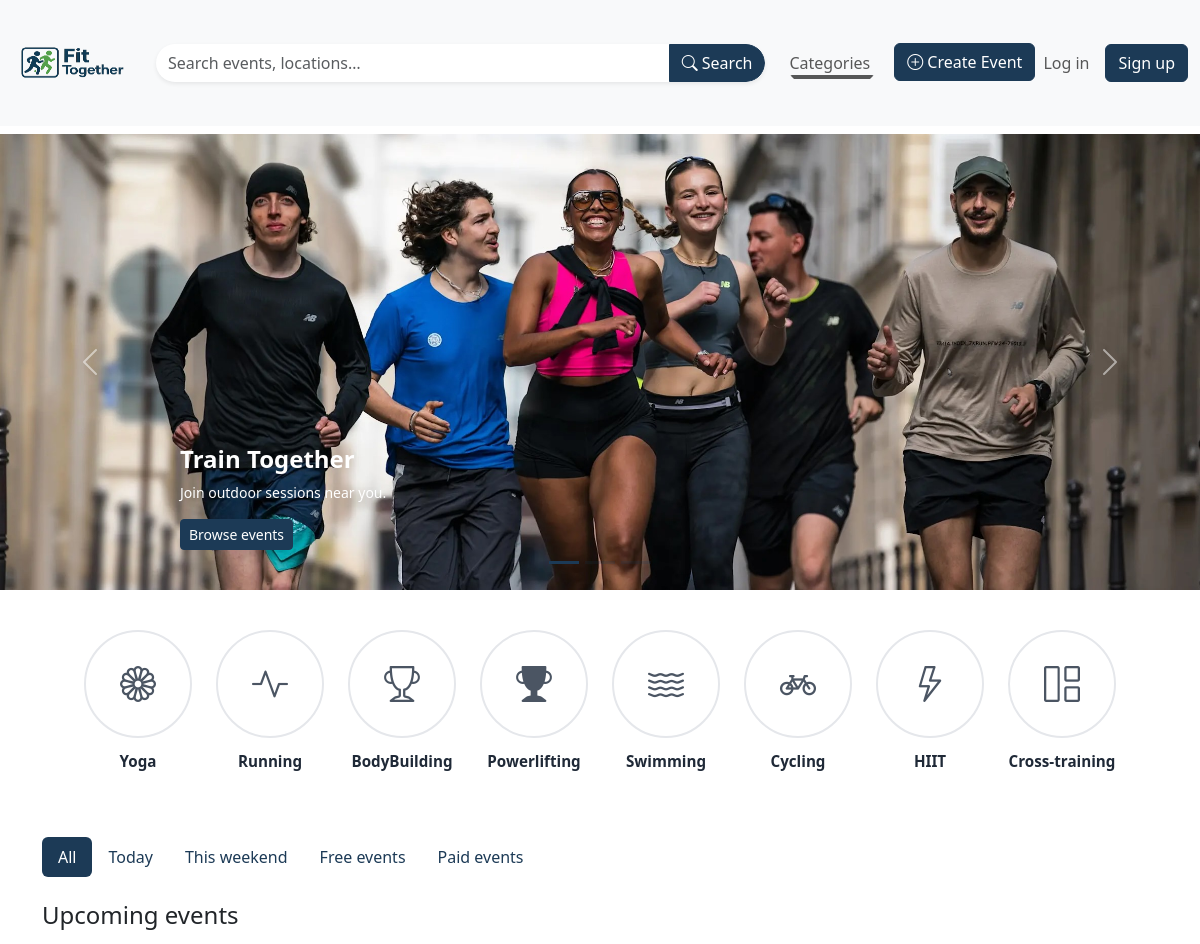
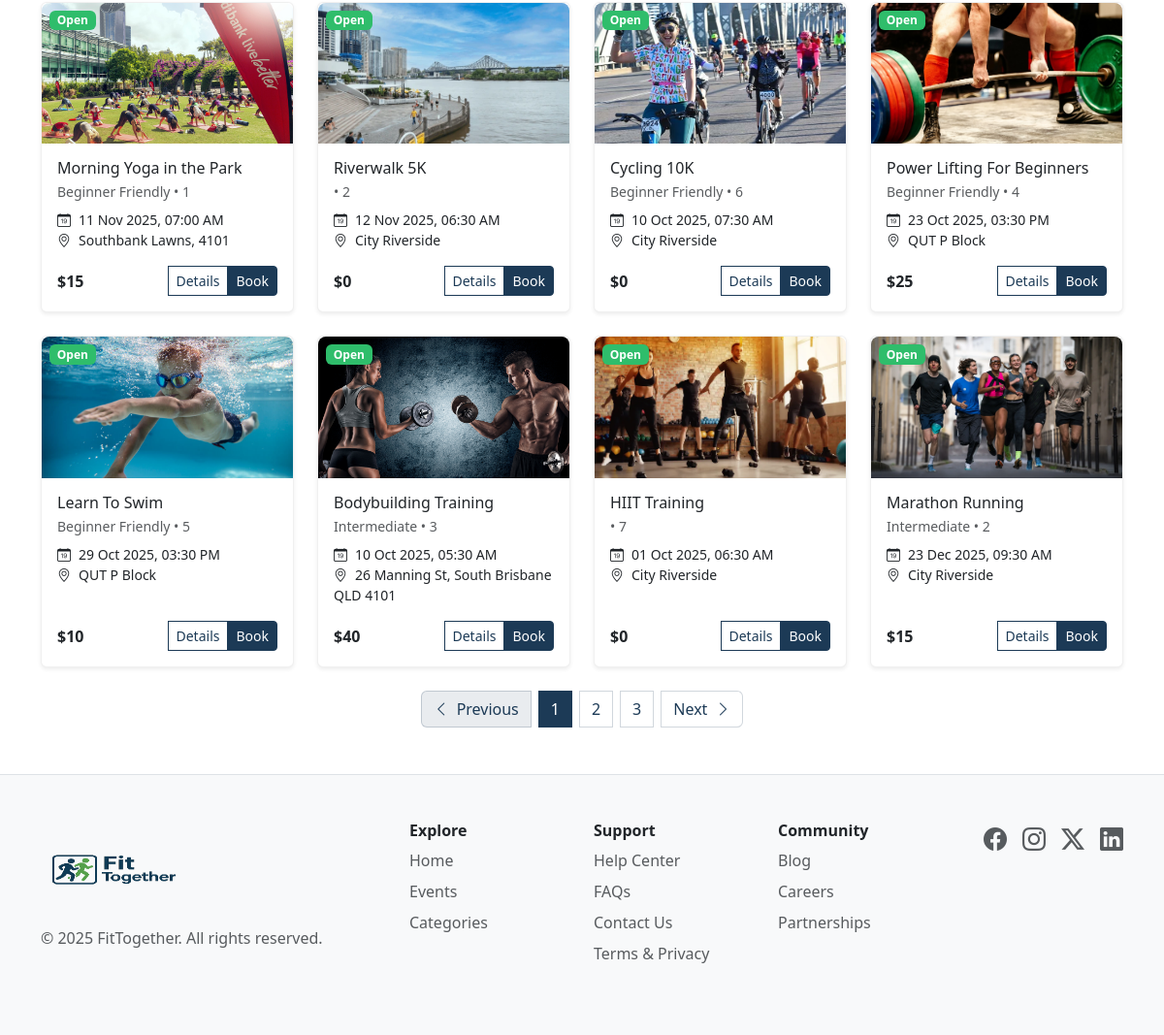
The page / on the database its author committed (2 pictures, top to bottom).
### website/models.py (models this page shows, shortened)
class Category(db.Model):
    __tablename__ = 'categories'
    id = db.Column(db.Integer, primary_key=True)
    name = db.Column(db.String(100), nullable=False)
    description = db.Column(db.String(400), nullable=False)
    icon = db.Column(db.String(400), nullable=False)

class Event(db.Model):
    __tablename__ = 'events'
    id = db.Column(db.Integer, primary_key=True)
    title = db.Column(db.String(80), nullable=False)
    category_id = db.Column(db.Integer, db.ForeignKey('categories.id'), nullable=False)
    experience_level = db.Column(db.String(50), nullable=True)
    description = db.Column(db.Text, nullable=False)
    start_time = db.Column(db.DateTime, nullable=False)
    end_time = db.Column(db.DateTime, nullable=False)
    location = db.Column(db.String(255), nullable=False)
    venue_details = db.Column(db.Text)
    ticket_price = db.Column(db.Integer, default=0)
    number_of_tickets = db.Column(db.Integer, nullable=False)
    organiser_id = db.Column(db.Integer, db.ForeignKey('users.id'))
    created_at = db.Column(db.DateTime, default=datetime.utcnow)
    images = db.Column(db.String(1000))
    reviews = db.relationship('Review', backref='events')

### website/views.py (the view)
@main_bp.route('/')
def index():
    query = select(Event)
    all_events = db.session.execute(query).scalars().all()
    query = select(Category)
    all_categories = db.session.execute(query).scalars().all()
    return render_template('index.html', events=all_events, categories=all_categories)

### website/templates/index.html (shortened to what this page needs)
{% extends 'base.html' %}
{% block content %}
<div id="heroCarousel" class="carousel slide carousel-fade" data-bs-ride="carousel" data-bs-touch="true" data-bs-keyboard="true">
  <div class="carousel-indicators">
    <button id="carouselIndicator-1" type="button" data-bs-target="#heroCarousel" data-bs-slide-to="0" class="active" aria-current="true" aria-label="Slide 1"></button>
    <button id="carouselIndicator-2" type="button" data-bs-target="#heroCarousel" data-bs-slide-to="1" aria-label="Slide 2"></button>
    <button id="carouselIndicator-3" type="button" data-bs-target="#heroCarousel" data-bs-slide-to="2" aria-label="Slide 3"></button>
  </div>
  <div class="carousel-inner">
    <div class="carousel-item active" data-bs-interval="6000">
      <img src="{{ url_for('static', filename='img/RunningCard.jpeg') }}" alt="Outdoor bootcamp at sunrise" loading="eager" decoding="async">
      <div class="carousel-caption text-start">
        <h2 class="h4 fw-semibold">Train Together</h2>
        <p class="small mb-3">Join outdoor sessions near you.</p>
        <a id="browseEventsButton" class="btn btn-primary btn-sm" href="#events">Browse events</a>
      </div>
    </div>
  </div>
  <button id="carouselPrevButton" class="carousel-control-prev" type="button" data-bs-target="#heroCarousel" data-bs-slide="prev" aria-label="Previous slide">
    <span class="carousel-control-prev-icon" aria-hidden="true"></span>
  </button>
  <button id="carouselNextButton" class="carousel-control-next" type="button" data-bs-target="#heroCarousel" data-bs-slide="next" aria-label="Next slide">
    <span class="carousel-control-next-icon" aria-hidden="true"></span>
  </button>
</div>
<div class="container py-4" id="categories">
  <ul class="list-unstyled d-flex gap-4 overflow-auto py-3 flex-nowrap flex-lg-wrap m-0 justify-content-center">
    {% for category in categories %}
      <li>
        <a id="catButton-{{ category.name | lower }}" href="{{ url_for('main.view_category', category_name=category.name)}}" class="cat-chip text-decoration-none">
          <span class="cat-circle"><i class="bi {{ category.icon }}"></i></span>
          <span class="cat-label">{{ category.name }}</span>
        </a>
      </li>
    {% endfor %}
  </ul>
</div>
<div class="container py-4" id="events">
  <ul class="nav nav-pills mb-4" id="filterBar">
    <li class="nav-item"><a id="filterAll" class="nav-link active" href="#">All</a></li>
    <li class="nav-item"><a id="filterToday" class="nav-link" href="#">Today</a></li>
    <li class="nav-item"><a id="filterWeekend" class="nav-link" href="#">This weekend</a></li>
    <li class="nav-item"><a id="filterFree" class="nav-link" href="#">Free events</a></li>
    <li class="nav-item"><a id="filterPaid" class="nav-link" href="#">Paid events</a></li>
  </ul>
  <h2 class="h4 mb-3">Upcoming events</h2>
  {% if events %}
  <div class="row row-cols-1 row-cols-sm-2 row-cols-lg-3 row-cols-xl-4 g-4">
    {% for e in events %}
    {% set imgs = (e.images or '').split(',') %}
    <div class="col">
      <a href="{{ url_for('main.view_event', event_id=e.id)}}" class="text-decoration-none text-dark">
        <div id="eventCard-{{ e.id }}" class="card h-100 shadow-sm">
          <div class="position-relative">
            {% if imgs and imgs[0] %}
            <img id="eventImage-{{ e.id }}" src="{{ url_for('static', filename='uploads/' ~ imgs[0]) }}" alt="{{ e.title }}" class="card-img-top event-thumb">
            {% endif %}
            <span id="eventStatus-{{ e.id }}" class="badge bg-success position-absolute top-0 start-0 m-2">Open</span>
          </div>
          <div class="card-body d-flex flex-column">
            <h3 id="eventTitle-{{ e.id }}" class="h6 card-title mb-1 text-truncate">{{ e.title }}</h3>
            <p id="eventMeta-{{ e.id }}" class="text-muted small mb-2">{{ e.experience_level }} • {{ e.category_id }}</p>
            <ul class="list-unstyled small mb-3">
              <li><i class="bi bi-calendar-date me-2"></i>{{ e.start_time.strftime('%d %b %Y, %I:%M %p') }}</li>
              <li><i class="bi bi-geo-alt me-2"></i>{{ e.location }}</li>
            </ul>
            <div class="d-flex justify-content-between align-items-center mt-auto">
              <span id="eventPrice-{{ e.id }}" class="fw-semibold">${{ e.ticket_price }}</span>
              <div class="btn-group">
                <a id="detailsButton-{{ e.id }}" href="{{ url_for('main.view_event', event_id=e.id) }}" class="btn btn-outline-primary btn-sm">Details</a>
                <button id="bookButton-{{ e.id }}" class="btn btn-primary btn-sm" type="button">Book</button>
              </div>
            </div>
          </div>
        </div>
      </a>
    </div>
    {% endfor %}
  </div>
  {% else %}
  <p class="text-muted">No events found.</p>
  {% endif %}
  <nav id="paginationNav" aria-label="Events pages">
    <ul class="pagination justify-content-center gap-2 my-4">
      <li class="page-item disabled">
        <a id="pagePrev" class="page-link" href="#" tabindex="-1" aria-disabled="true">
          <i class="bi bi-chevron-left me-2"></i>Previous
        </a>
      </li>
      <li class="page-item active"><span class="page-link">1</span></li>
      <li class="page-item"><a id="page2" class="page-link" href="#">2</a></li>
      <li class="page-item"><a id="page3" class="page-link" href="#">3</a></li>
      <li class="page-item">
        <a id="pageNext" class="page-link" href="#">Next<i class="bi bi-chevron-right ms-2"></i></a>
      </li>
    </ul>
  </nav>
</div>
{% endblock %}

### website/static/style/style.css (style rules this page uses)
:root { --ft-primary: #1C3A56; --ft-primary-rgb: 28,58,86; --ft-accent: #2FBD6B; --ft-accent-rgb: 47,189,107; --ft-muted: #95A3B3; --ft-muted-rgb: 149,163,179; --bs-primary: var(--ft-primary); --bs-primary-rgb: var(--ft-primary-rgb); --bs-success: var(--ft-accent); --bs-success-rgb: var(--ft-accent-rgb); --bs-link-color: var(--ft-primary); --bs-link-hover-color: color-mix(in srgb, var(--ft-primary) 86%, black); --bs-link-visited-color: var(--ft-primary); --bs-focus-ring-color: rgba(var(--ft-primary-rgb), .25); }
#heroCarousel .carousel-inner, #heroCarousel .carousel-item { height: clamp(260px, 38vw, 520px); }
#heroCarousel .carousel-item > img { height: 100%; width: 100%; display: block; object-fit: cover; }
#heroCarousel .carousel-indicators [data-bs-target] { background-color: rgba(var(--ft-primary-rgb), .35); }
#heroCarousel .carousel-indicators .active { background-color: var(--ft-primary); }
.btn-primary { background-color: var(--ft-primary); border-color: var(--ft-primary); }
.btn-outline-primary { color: var(--ft-primary); border-color: var(--ft-primary); }
.nav-pills .nav-link.active, .nav-pills .show>.nav-link { background-color: var(--ft-primary); }
.pagination .page-link { color: var(--ft-primary); border-color: rgba(var(--ft-primary-rgb), .2); }
.pagination .page-item.active .page-link { background-color: var(--ft-primary); border-color: var(--ft-primary); color:#fff; }
.badge.text-bg-success, .badge.bg-success { background-color: var(--ft-accent) !important; }
.cat-chip { display:inline-flex; flex-direction:column; align-items:center; gap:.75rem; color:var(); white-space:nowrap; }
.cat-chip .cat-circle { width:108px; height:108px; border:2px solid #e5e7eb; border-radius:9999px; display:grid; place-items:center; background:#fff; transition: border-color .2s, box-shadow .2s, background-color .2s; }
.cat-chip .cat-circle i { font-size:36px; color:#4b5563; }
.cat-chip .cat-label { font-size:.95rem; font-weight:600; color:#1f2937; }
.card { transition: transform .25s ease, box-shadow .25s ease, border-color .25s ease; border-color: rgba(0,0,0,.06); }
.card .position-relative { overflow:hidden; border-top-left-radius:.5rem; border-top-right-radius:.5rem; }
.event-thumb { display:block; width:100%; aspect-ratio: 16/9; object-fit:cover; transform: scale(1); transition: transform .4s ease; will-change: transform; }

### rows shown on the page
Category: name "Yoga"
Category: name "Running"
Category: name "BodyBuilding"
Category: name "Powerlifting"
Category: name "Swimming"
Category: name "Cycling"
Category: name "HIIT"
Category: name "Cross-training"
Event: shows a picture, title "Morning Yoga in the Park", experience_level "Beginner Friendly", category_id "1", start_time "11 Nov 2025, 07:00 AM", location "Southbank Lawns, 4101", ticket_price "15"
Event: images (picture), title "Riverwalk 5K", category_id "2", start_time "12 Nov 2025, 06:30 AM", location "City Riverside", ticket_price "0"
Event: images (picture), title "Cycling 10K", experience_level "Beginner Friendly", category_id "6", start_time "10 Oct 2025, 07:30 AM", location "City Riverside", ticket_price "0"
Event: images (picture), title "Power Lifting For Beginners", experience_level "Beginner Friendly", category_id "4", start_time "23 Oct 2025, 03:30 PM", location "QUT P Block", ticket_price "25"
Event: images (picture), title "Learn To Swim", experience_level "Beginner Friendly", category_id "5", start_time "29 Oct 2025, 03:30 PM", location "QUT P Block", ticket_price "10"
Event: images (picture), title "Bodybuilding Training", experience_level "Intermediate", category_id "3", start_time "10 Oct 2025, 05:30 AM", location "26 Manning St, South Brisbane QLD 4101", ticket_price "40"
Event: shows a picture, title "HIIT Training", category_id "7", start_time "01 Oct 2025, 06:30 AM", location "City Riverside", ticket_price "0"
Event: images (picture), title "Marathon Running", experience_level "Intermediate", category_id "2", start_time "23 Dec 2025, 09:30 AM", location "City Riverside", ticket_price "15"
